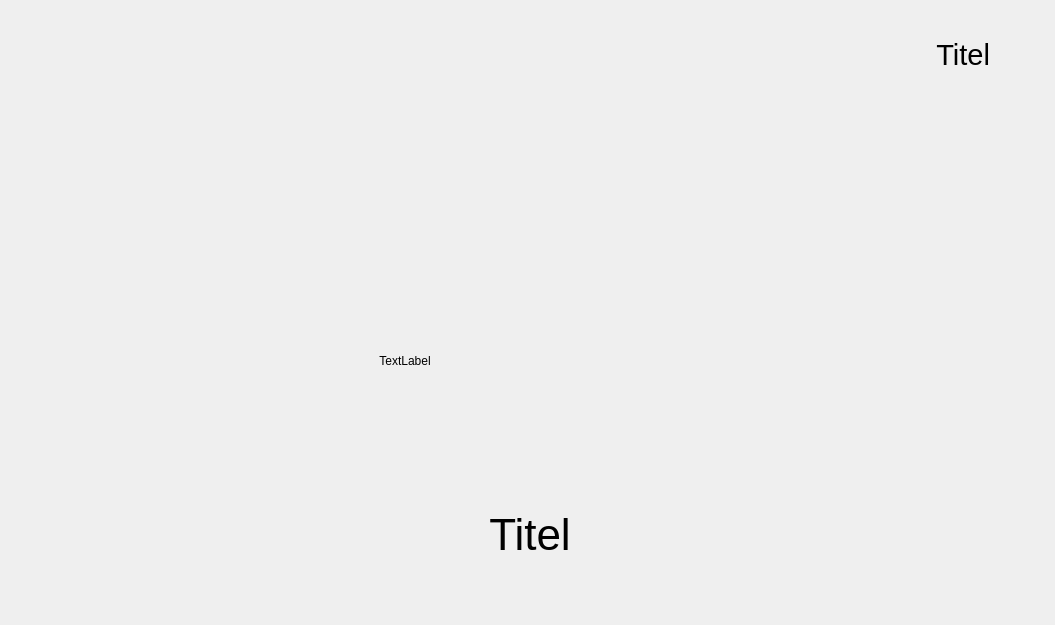
<?xml version="1.0" encoding="UTF-8"?>
<ui version="4.0">
 <class>MainWindow</class>
 <widget class="QMainWindow" name="MainWindow">
  <property name="geometry">
   <rect>
    <x>0</x>
    <y>0</y>
    <width>1055</width>
    <height>625</height>
   </rect>
  </property>
  <property name="windowTitle">
   <string>MainWindow</string>
  </property>
  <widget class="QWidget" name="centralWidget">
   <widget class="QLabel" name="label">
    <property name="geometry">
     <rect>
      <x>10</x>
      <y>10</y>
      <width>551</width>
      <height>281</height>
     </rect>
    </property>
    <property name="text">
     <string/>
    </property>
    <property name="pixmap">
     <pixmap resource="resource.qrc">:/Bilder/banner4.png</pixmap>
    </property>
   </widget>
   <widget class="QLabel" name="labelDebug">
    <property name="geometry">
     <rect>
      <x>155</x>
      <y>350</y>
      <width>500</width>
      <height>21</height>
     </rect>
    </property>
    <property name="text">
     <string>TextLabel</string>
    </property>
    <property name="alignment">
     <set>Qt::AlignCenter</set>
    </property>
   </widget>
   <widget class="QWidget" name="widget_Music" native="true">
    <property name="geometry">
     <rect>
      <x>50</x>
      <y>30</y>
      <width>960</width>
      <height>540</height>
     </rect>
    </property>
    <widget class="QLabel" name="label_Title">
     <property name="geometry">
      <rect>
       <x>10</x>
       <y>480</y>
       <width>940</width>
       <height>50</height>
      </rect>
     </property>
     <property name="minimumSize">
      <size>
       <width>0</width>
       <height>50</height>
      </size>
     </property>
     <property name="font">
      <font>
       <pointsize>33</pointsize>
       <weight>50</weight>
       <bold>false</bold>
      </font>
     </property>
     <property name="text">
      <string>Titel</string>
     </property>
     <property name="alignment">
      <set>Qt::AlignCenter</set>
     </property>
    </widget>
    <widget class="QLabel" name="label_Artist">
     <property name="geometry">
      <rect>
       <x>0</x>
       <y>0</y>
       <width>940</width>
       <height>50</height>
      </rect>
     </property>
     <property name="minimumSize">
      <size>
       <width>0</width>
       <height>50</height>
      </size>
     </property>
     <property name="font">
      <font>
       <pointsize>22</pointsize>
       <weight>50</weight>
       <bold>false</bold>
      </font>
     </property>
     <property name="text">
      <string>Titel</string>
     </property>
     <property name="alignment">
      <set>Qt::AlignRight|Qt::AlignTrailing|Qt::AlignVCenter</set>
     </property>
    </widget>
    <widget class="QLabel" name="label_ArtistPic">
     <property name="geometry">
      <rect>
       <x>650</x>
       <y>230</y>
       <width>300</width>
       <height>300</height>
      </rect>
     </property>
     <property name="text">
      <string/>
     </property>
    </widget>
   </widget>
  </widget>
 </widget>
 <layoutdefault spacing="6" margin="11"/>
 <resources>
  <include location="resource.qrc"/>
 </resources>
 <connections/>
</ui>
